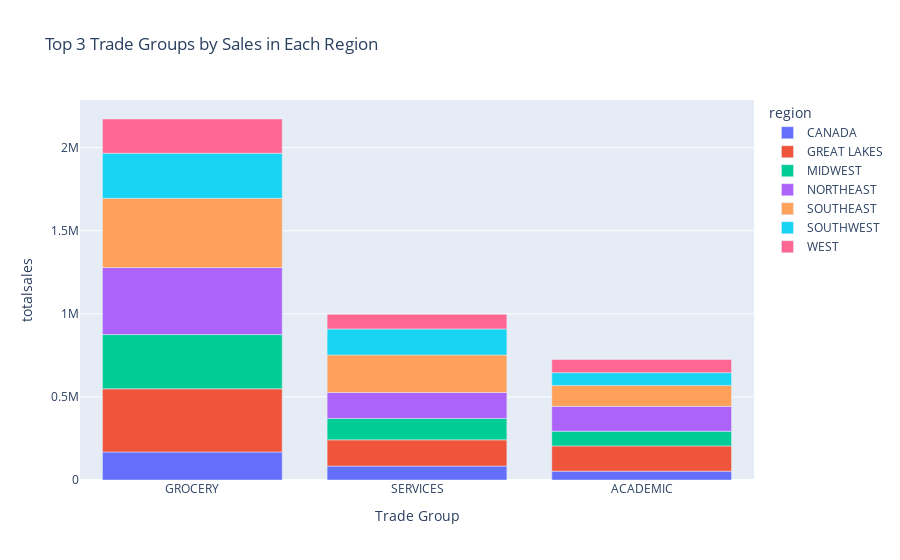

Write notebook code for a chart like this one.
### Code cell
import plotly.express as px

fig = px.bar(df_q1, x='trade_group_desc', y='totalsales', color='region',
    title='Top 3 Trade Groups by Sales in Each Region',
    labels={'trade_group_desc': 'Trade Group', 'TotalSales': 'Total Sales ($)'}
)

# Show the plot
fig.show()

### Figure 1 — Plotly figure (JSON) as saved in the notebook; plotly's stock layout.template omitted (floating-point values rounded to 4 significant figures)
{"data": [{"alignmentgroup": "True", "hovertemplate": "region=CANADA<br>Trade Group=%{x}<br>totalsales=%{y}<extra></extra>", "legendgroup": "CANADA", "marker": {"color": "#636efa", "pattern": {"shape": ""}}, "name": "CANADA", "offsetgroup": "CANADA", "orientation": "v", "showlegend": true, "textposition": "auto", "type": "bar", "x": ["GROCERY", "SERVICES", "ACADEMIC"], "xaxis": "x", "y": [168600.0, 83750.0, 53120.0], "yaxis": "y"}, {"alignmentgroup": "True", "hovertemplate": "region=GREAT LAKES<br>Trade Group=%{x}<br>totalsales=%{y}<extra></extra>", "legendgroup": "GREAT LAKES", "marker": {"color": "#EF553B", "pattern": {"shape": ""}}, "name": "GREAT LAKES", "offsetgroup": "GREAT LAKES", "orientation": "v", "showlegend": true, "textposition": "auto", "type": "bar", "x": ["GROCERY", "SERVICES", "ACADEMIC"], "xaxis": "x", "y": [380300.0, 157800.0, 152000.0], "yaxis": "y"}, {"alignmentgroup": "True", "hovertemplate": "region=MIDWEST<br>Trade Group=%{x}<br>totalsales=%{y}<extra></extra>", "legendgroup": "MIDWEST", "marker": {"color": "#00cc96", "pattern": {"shape": ""}}, "name": "MIDWEST", "offsetgroup": "MIDWEST", "orientation": "v", "showlegend": true, "textposition": "auto", "type": "bar", "x": ["GROCERY", "SERVICES", "ACADEMIC"], "xaxis": "x", "y": [326352, 129300.0, 88610.0], "yaxis": "y"}, {"alignmentgroup": "True", "hovertemplate": "region=NORTHEAST<br>Trade Group=%{x}<br>totalsales=%{y}<extra></extra>", "legendgroup": "NORTHEAST", "marker": {"color": "#ab63fa", "pattern": {"shape": ""}}, "name": "NORTHEAST", "offsetgroup": "NORTHEAST", "orientation": "v", "showlegend": true, "textposition": "auto", "type": "bar", "x": ["GROCERY", "SERVICES", "ACADEMIC"], "xaxis": "x", "y": [403700.0, 156010, 149600.0], "yaxis": "y"}, {"alignmentgroup": "True", "hovertemplate": "region=SOUTHEAST<br>Trade Group=%{x}<br>totalsales=%{y}<extra></extra>", "legendgroup": "SOUTHEAST", "marker": {"color": "#FFA15A", "pattern": {"shape": ""}}, "name": "SOUTHEAST", "offsetgroup": "SOUTHEAST", "orientation": "v", "showlegend": true, "textposition": "auto", "type": "bar", "x": ["GROCERY", "SERVICES", "ACADEMIC"], "xaxis": "x", "y": [416700.0, 225900.0, 126000.0], "yaxis": "y"}, {"alignmentgroup": "True", "hovertemplate": "region=SOUTHWEST<br>Trade Group=%{x}<br>totalsales=%{y}<extra></extra>", "legendgroup": "SOUTHWEST", "marker": {"color": "#19d3f3", "pattern": {"shape": ""}}, "name": "SOUTHWEST", "offsetgroup": "SOUTHWEST", "orientation": "v", "showlegend": true, "textposition": "auto", "type": "bar", "x": ["GROCERY", "SERVICES", "ACADEMIC"], "xaxis": "x", "y": [271200.0, 156500.0, 76770.0], "yaxis": "y"}, {"alignmentgroup": "True", "hovertemplate": "region=WEST<br>Trade Group=%{x}<br>totalsales=%{y}<extra></extra>", "legendgroup": "WEST", "marker": {"color": "#FF6692", "pattern": {"shape": ""}}, "name": "WEST", "offsetgroup": "WEST", "orientation": "v", "showlegend": true, "textposition": "auto", "type": "bar", "x": ["GROCERY", "SERVICES", "ACADEMIC"], "xaxis": "x", "y": [206100.0, 87970.0, 79400.0], "yaxis": "y"}], "layout": {"barmode": "relative", "legend": {"title": {"text": "region"}, "tracegroupgap": 0}, "title": {"text": "Top 3 Trade Groups by Sales in Each Region"}, "xaxis": {"anchor": "y", "domain": [0, 1], "title": {"text": "Trade Group"}}, "yaxis": {"anchor": "x", "domain": [0, 1], "title": {"text": "totalsales"}}}}
